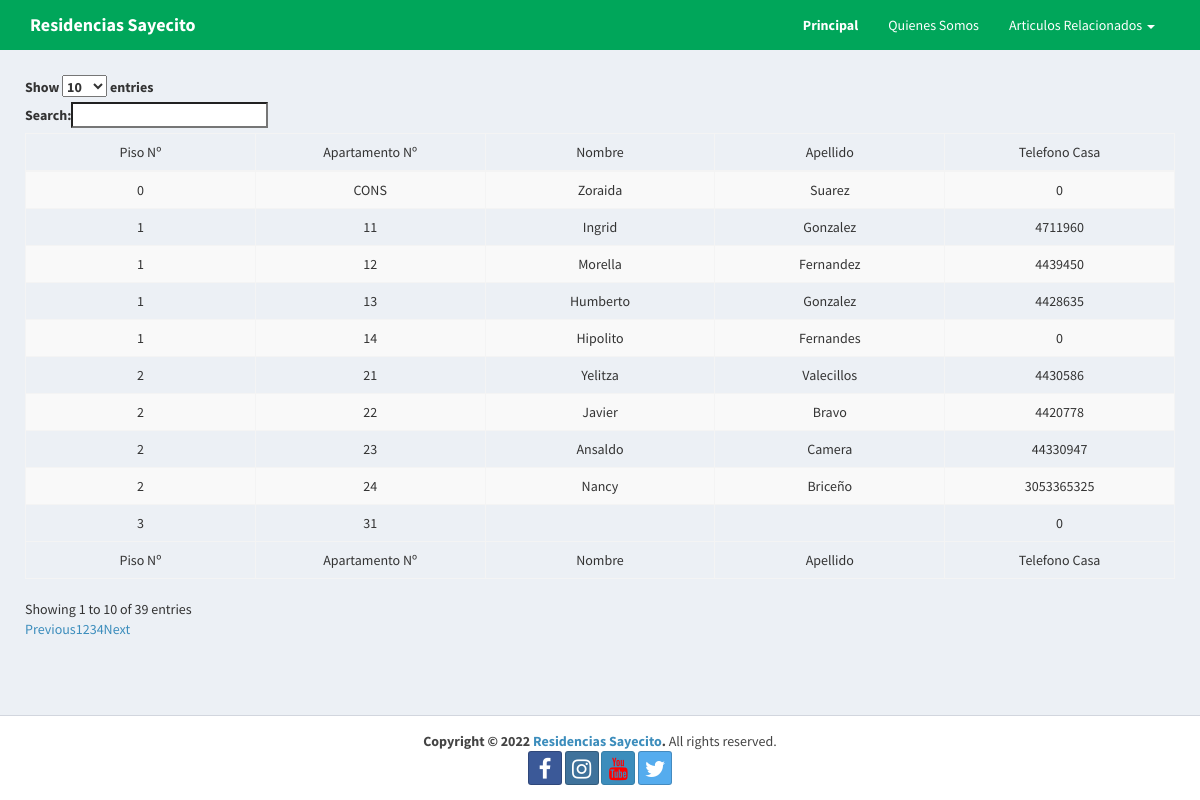
The page /consultapropietario.php on the database its author committed.
### tables this page shows
CREATE TABLE `apartamentos` (
  `PISO` smallint(3) NOT NULL,
  `APARTAMENTO` char(4) NOT NULL,
  `CEDULA` int(10) NOT NULL,
  `NOMBRE` varchar(100) NOT NULL,
  `APELLIDO` varchar(100) NOT NULL,
  `CORREOA` char(100) NOT NULL,
  `CORREOB` char(100) NOT NULL,
  `TELEFONOCA` bigint(15) NOT NULL,
  `TELEFONOCE` bigint(15) NOT NULL,
  `ALICUOTA` decimal(20,5) NOT NULL
);

### consultapropietario.php (the view, shortened to what this page needs)
<!DOCTYPE html>
<html>
<head>
  <link rel="stylesheet" href="bootstrap/css/bootstrap.min.css">
  <link rel="stylesheet" href="https://cdnjs.cloudflare.com/ajax/libs/font-awesome/4.5.0/css/font-awesome.min.css">
  <link rel="stylesheet" href="dist/css/AdminLTE.min.css">
  <link rel="stylesheet" href="dist/css/skins/_all-skins.min.css">
</head>
<body class="hold-transition skin-green layout-top-nav">
	<?php
	include("BarraNavegacion.php");
	?>
	<div class="content-wrapper">
		<section class="content">
      <div class="box-body">
        <table id="example1" class="table table-bordered table-striped">
            <thead>
            <tr>
                <td align="center">Piso Nº</td>
                <td align="center">Apartamento Nº</td>
                <td align="center">Nombre</td>
                <td align="center">Apellido</td>
                <td align="center">Telefono Casa</td>
            </tr>
            </thead>
            <tbody>
                <?php
                    include ("php/connect.php");
                    $sql="SELECT * from apartamentos order by PISO,APARTAMENTO";
                    $result=mysqli_query($mysqli,$sql);
                    while($mostrar=mysqli_fetch_array($result)){
                    ?>
                    <tr>
                      <td align="center" WIDTH="150"><?php echo $mostrar['PISO'] ?></td>
                      <td align="center" WIDTH="150"><?php echo $mostrar['APARTAMENTO'] ?></td>
                      <td align="center" WIDTH="150"><?php echo $mostrar['NOMBRE'] ?></td>
                      <td align="center" WIDTH="150"><?php echo $mostrar['APELLIDO'] ?></td>
                      <td align="center" WIDTH="150"><?php echo $mostrar['TELEFONOCA'] ?></td>
                    </tr>
                  <?php
                  }
                ?>
            </tbody>
            <tfoot>
                    <tr>
                      <td align="center">Piso Nº</td>
                      <td align="center">Apartamento Nº</td>
                      <td align="center">Nombre</td>
                      <td align="center">Apellido</td>
                      <td align="center">Telefono Casa</td>
                    </tr>
            </tfoot>
        </table>
      </div>
    </section>
	</div>
<?php
include("Footer.php");
?>
</body>
</html>

### rows shown on the page
apartamentos: PISO "0", APARTAMENTO "CONS", NOMBRE "Zoraida", APELLIDO "Suarez", TELEFONOCA "0"
apartamentos: PISO "1", APARTAMENTO "11", NOMBRE "Ingrid", APELLIDO "Gonzalez", TELEFONOCA "4711960"
apartamentos: PISO "1", APARTAMENTO "12", NOMBRE "Morella", APELLIDO "Fernandez", TELEFONOCA "4439450"
apartamentos: PISO "1", APARTAMENTO "13", NOMBRE "Humberto", APELLIDO "Gonzalez", TELEFONOCA "4428635"
apartamentos: PISO "1", APARTAMENTO "14", NOMBRE "Hipolito", APELLIDO "Fernandes", TELEFONOCA "0"
apartamentos: PISO "2", APARTAMENTO "21", NOMBRE "Yelitza", APELLIDO "Valecillos", TELEFONOCA "4430586"
apartamentos: PISO "2", APARTAMENTO "22", NOMBRE "Javier", APELLIDO "Bravo", TELEFONOCA "4420778"
apartamentos: PISO "2", APARTAMENTO "23", NOMBRE "Ansaldo", APELLIDO "Camera", TELEFONOCA "44330947"
apartamentos: PISO "2", APARTAMENTO "24", NOMBRE "Nancy", APELLIDO "Briceño", TELEFONOCA "3053365325"
apartamentos: PISO "3", APARTAMENTO "31", TELEFONOCA "0"
